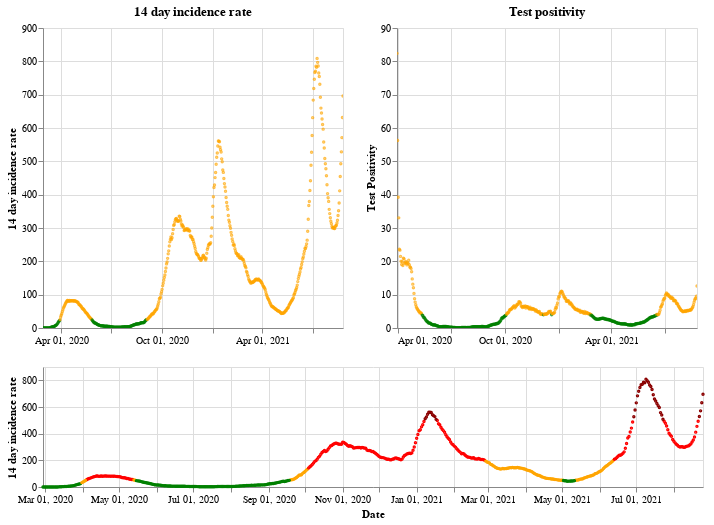

Here is the notebook cell this chart was saved with:
### Markdown cell above
## Scotland

### Code cell
plot_traffic_light('Scotland')

### Figure 1 — Vega-Lite specification as saved in the notebook (floating-point values rounded to 4 significant figures; data arrays with more than 128 entries replaced by an {"elided": "..."} marker saying what was removed)
{"config": {"view": {"continuousWidth": 400, "continuousHeight": 300}}, "vconcat": [{"hconcat": [{"mark": {"type": "point", "size": 2}, "encoding": {"color": {"condition": {"value": "green", "test": "(datum.twoWeeklyCasesRate <= 25)"}, "value": "orange"}, "tooltip": [{"type": "nominal", "field": "areaName"}, {"type": "temporal", "field": "date"}, {"type": "quantitative", "field": "twoWeeklyCasesRate"}, {"type": "quantitative", "field": "testPositivity"}], "x": {"type": "temporal", "axis": {"title": ""}, "field": "date", "scale": {"domain": {"selection": "DateBrush"}}, "timeUnit": "yearmonthdate"}, "y": {"type": "quantitative", "axis": {"title": "14 day incidence rate"}, "field": "twoWeeklyCasesRate"}}, "title": "14 day incidence rate", "width": 300}, {"mark": {"type": "point", "size": 2}, "encoding": {"color": {"condition": {"value": "green", "test": "(datum.testPositivity <= 4)"}, "value": "orange"}, "tooltip": [{"type": "nominal", "field": "areaName"}, {"type": "temporal", "field": "date"}, {"type": "quantitative", "field": "twoWeeklyCasesRate"}, {"type": "quantitative", "field": "testPositivity"}], "x": {"type": "temporal", "axis": {"title": ""}, "field": "date", "scale": {"domain": {"selection": "DateBrush"}}, "timeUnit": "yearmonthdate"}, "y": {"type": "quantitative", "axis": {"title": "Test Positivity"}, "field": "testPositivity"}}, "title": "Test positivity", "width": 300}]}, {"layer": [{"mark": {"type": "point", "size": 2}, "encoding": {"color": {"condition": {"value": "orange", "test": "(((datum.testPositivity < 4) && (datum.twoWeeklyCasesRate >= 50)) && (datum.twoWeeklyCasesRate < 200))"}, "value": "red"}, "opacity": {"condition": {"value": 1, "test": "((datum.twoWeeklyCasesRate >= 50) && (datum.twoWeeklyCasesRate < 500))"}, "value": 0}, "tooltip": [{"type": "nominal", "field": "areaName"}, {"type": "temporal", "field": "date"}, {"type": "quantitative", "field": "twoWeeklyCasesRate"}, {"type": "quantitative", "field": "testPositivity"}], "x": {"type": "temporal", "axis": {"title": "Date"}, "field": "date", "timeUnit": "yearmonthdate"}, "y": {"type": "quantitative", "axis": {"title": "14 day incidence rate"}, "field": "twoWeeklyCasesRate"}}, "selection": {"DateBrush": {"type": "interval", "encodings": ["x"], "fields": ["Time"]}}}, {"mark": {"type": "point", "size": 2}, "encoding": {"color": {"value": "darkred"}, "opacity": {"condition": {"value": 1, "test": "(datum.twoWeeklyCasesRate >= 500)"}, "value": 0}, "tooltip": [{"type": "nominal", "field": "areaName"}, {"type": "temporal", "field": "date"}, {"type": "quantitative", "field": "twoWeeklyCasesRate"}, {"type": "quantitative", "field": "testPositivity"}], "x": {"type": "temporal", "axis": {"title": "Date"}, "field": "date", "timeUnit": "yearmonthdate"}, "y": {"type": "quantitative", "axis": {"title": "14 day incidence rate"}, "field": "twoWeeklyCasesRate"}}}, {"mark": {"type": "point", "size": 2}, "encoding": {"color": {"condition": {"value": "green", "test": "((datum.testPositivity < 4) && (datum.twoWeeklyCasesRate < 50))"}, "value": "orange"}, "opacity": {"condition": {"value": 1, "test": "(datum.twoWeeklyCasesRate < 50)"}, "value": 0}, "tooltip": [{"type": "nominal", "field": "areaName"}, {"type": "temporal", "field": "date"}, {"type": "quantitative", "field": "twoWeeklyCasesRate"}, {"type": "quantitative", "field": "testPositivity"}], "x": {"type": "temporal", "axis": {"title": "Date"}, "field": "date", "timeUnit": "yearmonthdate"}, "y": {"type": "quantitative", "axis": {"title": "14 day incidence rate"}, "field": "twoWeeklyCasesRate"}}}], "height": 120, "width": 660}], "data": {"name": "data-e6bf98c8960243ee7bc26aa032b01790"}, "$schema": "https://vega.github.io/schema/vega-lite/v4.8.1.json", "datasets": {"data-e6bf98c8960243ee7bc26aa032b01790": {"elided": "545 records"}}}
